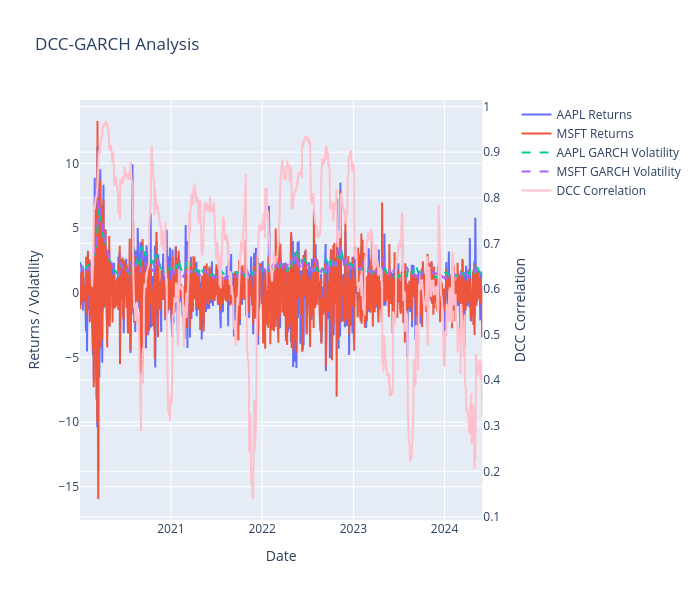

Notebook code cell kept with this figure:
### Code cell
import yfinance as yf
import numpy as np
import pandas as pd
from arch import arch_model
import plotly.graph_objects as go
from plotly.subplots import make_subplots
from curl_cffi import requests

session = requests.Session(impersonate='chrome')

class StockData:
    def __init__(self, tickers, start_date, end_date):
        self.tickers = tickers
        self.start_date = start_date
        self.end_date = end_date
        self.returns_scaled = None

    def fetch_data(self):
        data = yf.download(self.tickers, start=self.start_date, end=self.end_date, session = session)['Close']
        returns = np.log(data / data.shift(1)).dropna()
        self.returns_scaled = returns * 100  # Scale the returns


class GARCHModel:
    def __init__(self, returns_scaled):
        self.returns_scaled = returns_scaled
        self.sigmas = pd.DataFrame()

    def fit_models(self):
        for ticker in self.returns_scaled.columns:
            model = arch_model(self.returns_scaled[ticker], vol='Garch', p=1, q=1)
            result = model.fit(disp="off")
            self.sigmas[ticker] = result.conditional_volatility
        self.sigmas.index = self.returns_scaled.index


class DCCGARCH:
    def __init__(self, sigmas, returns_scaled, tickers):
        self.sigmas = sigmas
        self.returns_scaled = returns_scaled
        self.tickers = tickers
        self.dcc_correlations = None

    def calculate_dynamic_correlation(self, window=30):
        correlations = []
        for i in range(window, len(self.returns_scaled)):
            subset_returns = self.returns_scaled.iloc[i - window:i]
            subset_sigmas = self.sigmas.iloc[i - window:i]
            standardized_returns = subset_returns / subset_sigmas
            corr_matrix = np.corrcoef(standardized_returns.T)
            correlations.append(corr_matrix[0, 1])
        self.dcc_correlations = np.array(correlations)


class PlotAll:
    def __init__(self, returns_scaled, sigmas, dcc_correlations, tickers):
        self.returns_scaled = returns_scaled
        self.sigmas = sigmas
        self.dcc_correlations = dcc_correlations
        self.tickers = tickers

    def plot(self):
        fig = make_subplots(specs=[[{"secondary_y": True}]])
        # Plot returns
        for ticker in self.tickers:
            fig.add_trace(go.Scatter(x=self.returns_scaled.index, y=self.returns_scaled[ticker], mode='lines', name=f"{ticker} Returns"))
        # Plot volatilities
        for ticker in self.tickers:
            fig.add_trace(go.Scatter(x=self.sigmas.index, y=self.sigmas[ticker], mode='lines', name=f"{ticker} GARCH Volatility", line=dict(dash='dash')))
        # Plot DCC correlation on secondary y-axis
        fig.add_trace(go.Scatter(x=self.returns_scaled.index[-len(self.dcc_correlations):], y=self.dcc_correlations, mode='lines', name='DCC Correlation', line=dict(color='pink')), secondary_y=True)

        fig.update_layout(
            title='DCC-GARCH Analysis',
            xaxis_title='Date',
            yaxis_title='Returns / Volatility',
            yaxis2_title='DCC Correlation',
            height=600, width=700
        )
        fig.show()


def run_analysis():
    tickers = ['AAPL', 'MSFT']
    start_date = "2020-01-01"
    end_date = "2024-06-01"

    # Step 1: Fetch stock data (Scaled Log Returns)
    stock_data = StockData(tickers, start_date, end_date)
    stock_data.fetch_data()

    # Step 2: Fit GARCH models and extract volatilities
    garch_model = GARCHModel(stock_data.returns_scaled)
    garch_model.fit_models()

    # Step 3: Calculate DCC-GARCH dynamic correlations
    dcc_model = DCCGARCH(garch_model.sigmas, stock_data.returns_scaled, tickers)
    dcc_model.calculate_dynamic_correlation()

    # Step 4: Plot all information on a single plot
    plot_all = PlotAll(stock_data.returns_scaled, garch_model.sigmas, dcc_model.dcc_correlations, tickers)
    plot_all.plot()

# Run the analysis
if __name__ == "__main__":
    run_analysis()

### Figure 1 — Plotly figure (JSON) as saved in the notebook; plotly's stock layout.template omitted (floating-point values rounded to 4 significant figures; data arrays with more than 128 entries replaced by an {"elided": "..."} marker saying what was removed)
{"data": [{"mode": "lines", "name": "AAPL Returns", "type": "scatter", "x": {"elided": "1110 str values"}, "y": {"elided": "1110 float values"}}, {"mode": "lines", "name": "MSFT Returns", "type": "scatter", "x": {"elided": "1110 str values"}, "y": {"elided": "1110 float values"}}, {"line": {"dash": "dash"}, "mode": "lines", "name": "AAPL GARCH Volatility", "type": "scatter", "x": {"elided": "1110 str values"}, "y": {"elided": "1110 float values"}}, {"line": {"dash": "dash"}, "mode": "lines", "name": "MSFT GARCH Volatility", "type": "scatter", "x": {"elided": "1110 str values"}, "y": {"elided": "1110 float values"}}, {"line": {"color": "pink"}, "mode": "lines", "name": "DCC Correlation", "type": "scatter", "x": {"elided": "1080 str values"}, "xaxis": "x", "y": {"elided": "1080 float values"}, "yaxis": "y2"}], "layout": {"height": 600, "title": {"text": "DCC-GARCH Analysis"}, "width": 700, "xaxis": {"anchor": "y", "domain": [0, 0.94], "title": {"text": "Date"}}, "yaxis": {"anchor": "x", "domain": [0, 1], "title": {"text": "Returns / Volatility"}}, "yaxis2": {"anchor": "x", "overlaying": "y", "side": "right", "title": {"text": "DCC Correlation"}}}}
